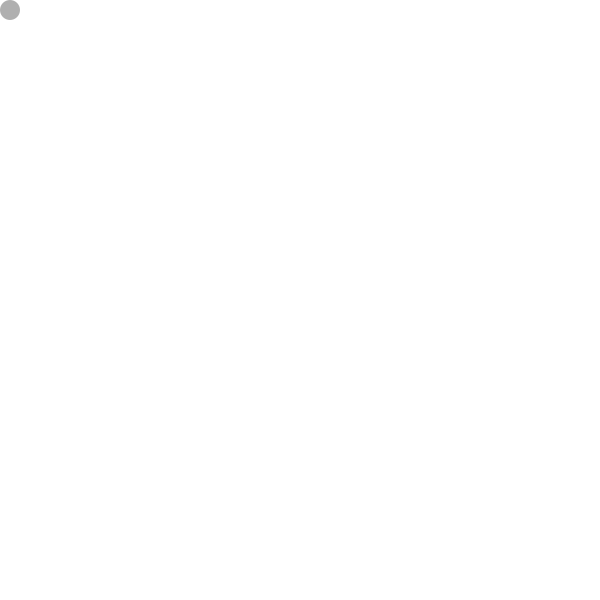
Frame 1 (no input)
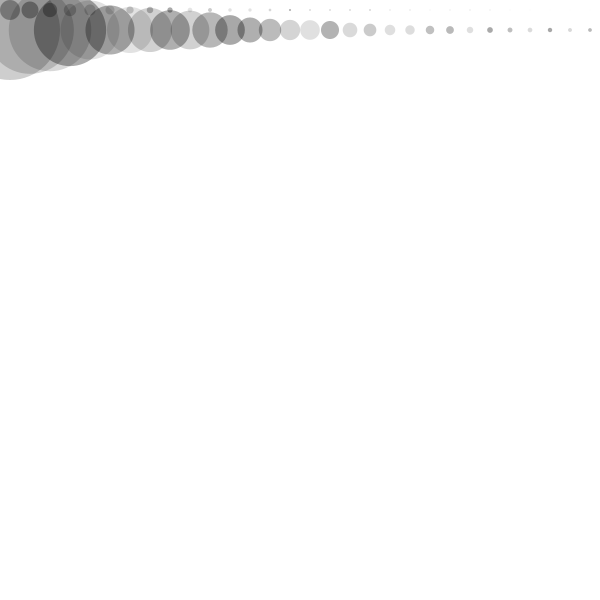
Frame 60 (the mouse pressed at the canvas centre just before this capture)
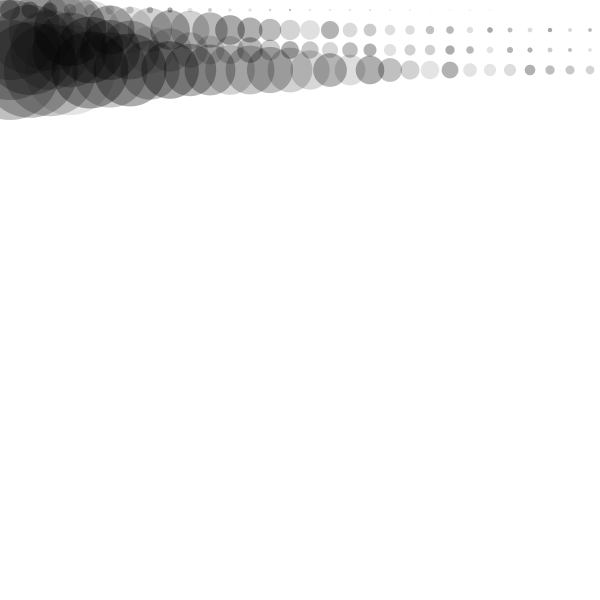
Frame 120 (the mouse held since frame 60 and released just before this capture)

The Processing sketch that drew these frames (run headless with seeded random() and noise(); from frame 60 on, the mouse is pressed at the canvas centre):

// Processing sketch: processing_32025
// ── processing_32025.pde

//import processing.pdf.*;

float x = 10;
float y = 10;
float diam = 20;
float h = random(10-255);
float density = 80;

//int counter = 0;

void setup()

{
 
 //size (600, 600, PDF, "final6.pdf");
 size (600, 600);
 background (255);
 smooth();
 frameRate(200);
 //noLoop();

}

void draw ()

{

 // while(counter < 1000)

  {

  noStroke();
  fill(0,0,0,density);
  ellipse (x, y, diam, diam);
//ellipse (650-x, 650-y, diam + 10 , diam + 10);
 // endRecord();

  diam = diam * random(0.8,0.99);
  
   x = x + 20;
   
   if(x > 600){
     y = y+20;
     x = 10;
     diam = 100;

   }
   

  density = random (25, 90);
  
  if (density == 25){
  density = density - 60;

}

//counter = counter + 1;   
   
}

//println("ALL DONE");
//exit();

}
